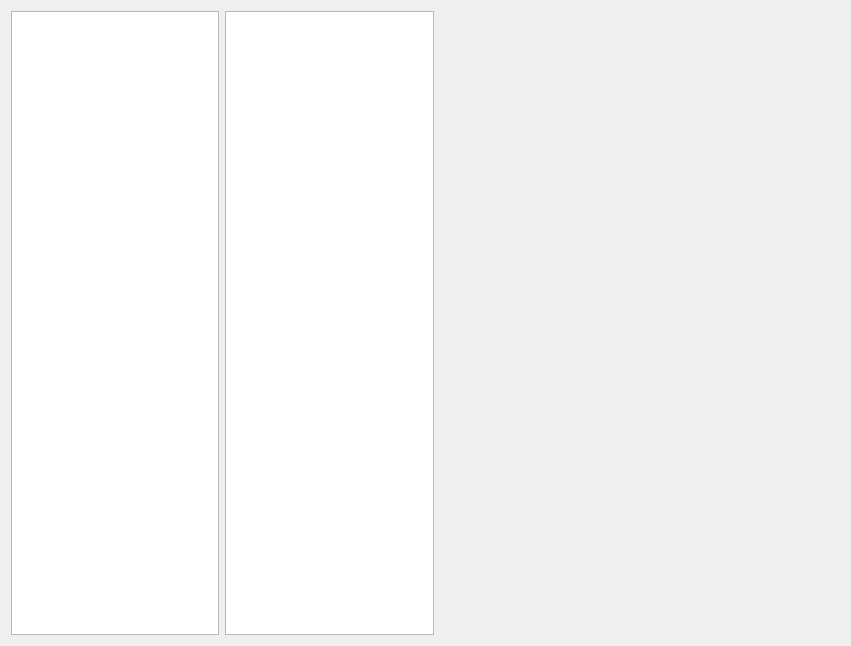
<?xml version="1.0" encoding="UTF-8"?>
<ui version="4.0">
 <class>Form</class>
 <widget class="QWidget" name="Form">
  <property name="geometry">
   <rect>
    <x>0</x>
    <y>0</y>
    <width>851</width>
    <height>646</height>
   </rect>
  </property>
  <property name="windowTitle">
   <string>Form</string>
  </property>
  <layout class="QGridLayout" name="gridLayout">
   <item row="0" column="1">
    <widget class="QListView" name="listView"/>
   </item>
   <item row="0" column="2">
    <widget class="QWidget" name="widget" native="true">
     <property name="minimumSize">
      <size>
       <width>400</width>
       <height>0</height>
      </size>
     </property>
    </widget>
   </item>
   <item row="0" column="0">
    <widget class="QListView" name="listView_2"/>
   </item>
  </layout>
 </widget>
 <resources/>
 <connections/>
</ui>
